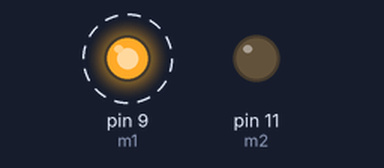
Simulated run of this sketch. Board: Arduino Uno, built with avr-gcc and run on an emulated ATmega328P. Parts: output pins drawn as LEDs (lit = HIGH). Dashed ring = blinking.

Above: at 0.5 s.
Timing chart, 0 to 4.6 s (numbered marks = the images above):
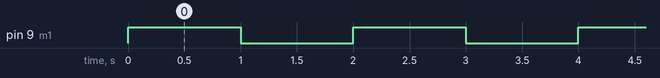

Measured:
- by itself, pin 9 (m1): alternates HIGH for 1.0 s and LOW for 1.0 s

The sketch:

carTest.ino
```cpp
int m1 = 9;

int m2 = 11;

void setup() {
  // put your setup code here, to run once:
  pinMode(m1,OUTPUT);
    pinMode(m2,OUTPUT);

}
int curr = millis();
int prev = 0;

int Tdif = curr - prev;
void loop() {
  // put your main code here, to run repeatedly:

digitalWrite(m1,HIGH);
delay(1000);
digitalWrite(m1,LOW);
delay(1000);


}

void both(){

  digitalWrite(m1,HIGH);

  digitalWrite(m2,HIGH);

  }

  void Fm1(){
      digitalWrite(m1,HIGH);
       digitalWrite(m2,LOW);

    }

  void Fm2(){
      digitalWrite(m1,LOW);
       digitalWrite(m2,HIGH);

    }
```
